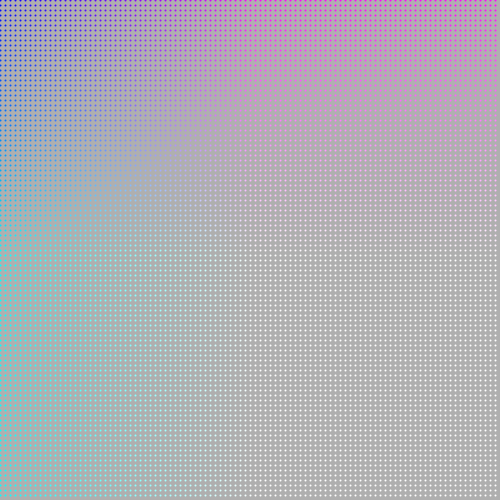
Frame 1 (no input)
Frame 60 (the mouse pressed at the canvas centre just before this capture): identical to frame 1, image omitted
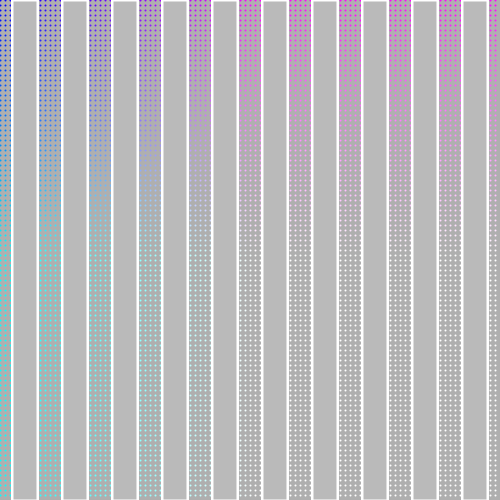
Frame 120 (the mouse held since frame 60 and released just before this capture)

The Processing sketch that drew these frames (run headless with seeded random() and noise(); from frame 60 on, the mouse is pressed at the canvas centre):

// Processing sketch: processing_38286
// ── processing_38286.pde

void setup() {

  background(175);
  size(500, 500);
  smooth();

  for ( float x=0; x<width;x+=5) {//these two for loops are creating the dot gradient background so that it appears at start up
    for ( float y=0;y<width;y+=5) {
      colorMode(RGB);
      stroke(x, y, width);
      strokeWeight(2);
      point(x, y);
    }
  }
}


void draw() { //starts a draw loop that will repeat; rectangle bars are from the top to the bottom and continually repeat because they're in the loop; if the mouse is pressed the fill changes to a random shade of gray

  colorMode(RGB);

  if (mousePressed==true) {

    fill(random(175, 250));
    for (float recx = 12.5; recx <=  500; recx+=50) {
      rect(recx, 0, 25, height);
    }
  }
}


void mouseClicked() {//when the mouse is clicked circles are drawn at random Y coordinates within the rectangle bars
  for (float centerX = 25; centerX<=500; centerX+=50) {
    if (random (2)>1) {//asks the computer to randomly choose 1 or 2; if 2 is chosen the circle is filled with blue
      fill(0, random(100, 150), random(200, 255));
    }
    else {//if the computer chooses 1 there is no fill 

      noFill();
    }
    ellipse(centerX, random(height), 25, 25);
  }
}


//the drawing machine starts up with a dot gradient background
//the user must initiate the drawing machine with a click of the mouse
//a click of the mouse creates a permanent rhythm of rectangle bars that extend from the top of the canvas to the bottom and places a circle in each of the vertical bars at a random y coordinate
//the click of the mouse also changes the in-fill of the rectangle to a random gray scale value as well as changes the in-fill of the circles to either a shade of blue or no fill at all
